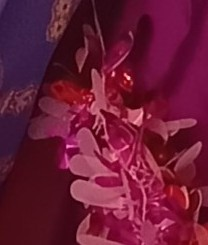
#> input picture testPh.jpg, 208 x 245 px
$ python motionblur.py
#> lines starting #> are read from the running program, lines starting #| are printed output that depends on the picture
#import modules
import cv2
import numpy as np


#read the img
img = cv2.imread('testPh.jpg')
#> img is the input picture: shape (245, 208, 3); mean B, G, R 53.9, 26.6, 106.2

#creat the kernal
kernal_15 = np.zeros((15,15),dtype=np.float32)
kernal_15[int((15-1)/2),:] = np.ones((15))
kernal_15  = kernal_15/15.0


# apply the kernal
output1 = cv2.filter2D(img,-1,kernal_15)
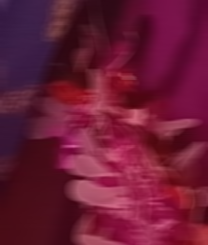
#> output1: shape (245, 208, 3); mean B, G, R 53.9, 26.6, 106.2


# show the img
cv2.imshow('original',img)
cv2.imshow('motion_blur',output1)

if cv2.waitKey() == 27:
#> (key Esc is pressed here)
    cv2.destroyAllWindows()
